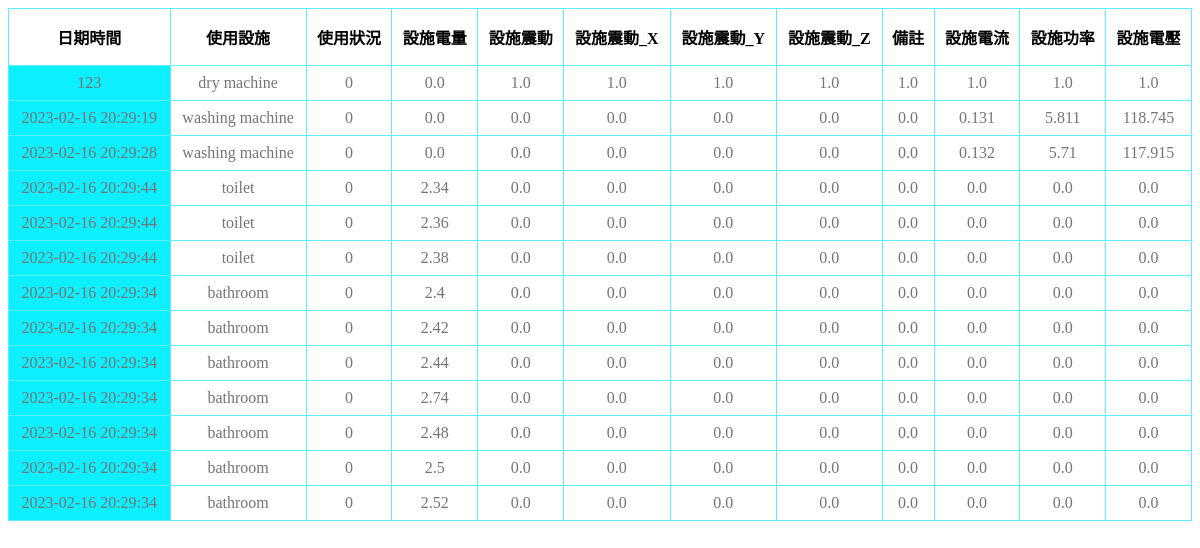
The page /dorm/info5/ on the database its author committed.
### dorm/models.py (models this page shows, shortened)
class facilities_fifthfloor(models.Model):
	Date = models.CharField(max_length = 30)
	facilities_name = models.CharField(max_length = 20)
	facilities_useage = models.CharField(max_length = 10)
	battery = models.FloatField()
	Acce_X = models.FloatField()
	Acce_Y = models.FloatField()
	Acce_Z = models.FloatField()
	Acce = models.FloatField()
	Temp = models.FloatField()
	Current = models.FloatField()
	Voltage = models.FloatField()
	Power = models.FloatField()

### dorm/views.py (the view)
# urls.py: path('info5/', views.FacilitiesViewSet5.get, name='dorm'),
    def get(request):
        template_name = 'dorm.html'
        queryset = facilities_fifthfloor.objects.all()
        return render(request, template_name, {"context":queryset})

### dorm/templates/dorm.html (shortened to what this page needs)
<!DOCTYPE html>
<html lang="en">
<head>
    {% load static %}
    <link rel="stylesheet" href="{% static '/css/dorm.css' %}">
</head>
<body>
    {% load static %}
    <table>
        <thead>
            <tr>
                <th>日期時間</th>
                <th>使用設施</th>
                <th>使用狀況</th>
                <th>設施電量</th>
                <th>設施震動</th>
                <th>設施震動_X</th>
                <th>設施震動_Y</th>
                <th>設施震動_Z</th>
                <th>備註</th>
                <th>設施電流</th>
                <th>設施功率</th>
                <th>設施電壓</th>
            </tr>
        </thead>
        <tbody>
            {% for data in context%}
                <tr>
                    <td class='date'>{{ data.Date }}</td>
                    <td class='facilities name'>{{ data.facilities_name }}</td>
                    <td class='facilities useage'>{{ data.facilities_useage }}</td>
                    <td class='facilities battery'>{{ data.battery }}</td>
                    <td class='facilities Acce'>{{ data.Acce }}</td>
                    <td class='facilities Acce_X'>{{ data.Acce_X }}</td>
                    <td class='facilities Acce_Y'>{{ data.Acce_Y }}</td>
                    <td class='facilities Acce_Z'>{{ data.Acce_Z }}</td>
                    <td class='facilities Temp'>{{ data.Temp }}</td>
                    <td class='facilities Current'>{{ data.Current }}</td>
                    <td class='facilities Power'>{{ data.Power }}</td>
                    <td class='facilities Voltage'>{{ data.Voltage }}</td>
                </tr>
            {% endfor%}
        </tbody>
    </table>
</body>
</html>

### dorm/static/css/dorm.css (style rules this page uses)
table { border: 0; border-collapse: collapse; border-radius: 8px; width: 100%; }
th { border: solid 1px #5ceffe; padding: 16px 8px; }
td { border: solid 1px #5ceffe; text-align: center; padding: 8px; color: #757575; }
.date { background-color: #0ceffe; }

### rows shown on the page
facilities_fifthfloor: Date "123", facilities_name "dry machine", facilities_useage "0", battery "0.0", Acce "1.0", Acce_X "1.0", Acce_Y "1.0", Acce_Z "1.0", Temp "1.0", Current "1.0", Power "1.0", Voltage "1.0"
facilities_fifthfloor: Date "2023-02-16 20:29:19", facilities_name "washing machine", facilities_useage "0", battery "0.0", Acce "0.0", Acce_X "0.0", Acce_Y "0.0", Acce_Z "0.0", Temp "0.0", Current "0.131", Power "5.811", Voltage "118.745"
facilities_fifthfloor: Date "2023-02-16 20:29:28", facilities_name "washing machine", facilities_useage "0", battery "0.0", Acce "0.0", Acce_X "0.0", Acce_Y "0.0", Acce_Z "0.0", Temp "0.0", Current "0.132", Power "5.71", Voltage "117.915"
facilities_fifthfloor: Date "2023-02-16 20:29:44", facilities_name "toilet", facilities_useage "0", battery "2.34", Acce "0.0", Acce_X "0.0", Acce_Y "0.0", Acce_Z "0.0", Temp "0.0", Current "0.0", Power "0.0", Voltage "0.0"
facilities_fifthfloor: Date "2023-02-16 20:29:44", facilities_name "toilet", facilities_useage "0", battery "2.36", Acce "0.0", Acce_X "0.0", Acce_Y "0.0", Acce_Z "0.0", Temp "0.0", Current "0.0", Power "0.0", Voltage "0.0"
facilities_fifthfloor: Date "2023-02-16 20:29:44", facilities_name "toilet", facilities_useage "0", battery "2.38", Acce "0.0", Acce_X "0.0", Acce_Y "0.0", Acce_Z "0.0", Temp "0.0", Current "0.0", Power "0.0", Voltage "0.0"
facilities_fifthfloor: Date "2023-02-16 20:29:34", facilities_name "bathroom", facilities_useage "0", battery "2.4", Acce "0.0", Acce_X "0.0", Acce_Y "0.0", Acce_Z "0.0", Temp "0.0", Current "0.0", Power "0.0", Voltage "0.0"
facilities_fifthfloor: Date "2023-02-16 20:29:34", facilities_name "bathroom", facilities_useage "0", battery "2.42", Acce "0.0", Acce_X "0.0", Acce_Y "0.0", Acce_Z "0.0", Temp "0.0", Current "0.0", Power "0.0", Voltage "0.0"
facilities_fifthfloor: Date "2023-02-16 20:29:34", facilities_name "bathroom", facilities_useage "0", battery "2.44", Acce "0.0", Acce_X "0.0", Acce_Y "0.0", Acce_Z "0.0", Temp "0.0", Current "0.0", Power "0.0", Voltage "0.0"
facilities_fifthfloor: Date "2023-02-16 20:29:34", facilities_name "bathroom", facilities_useage "0", battery "2.74", Acce "0.0", Acce_X "0.0", Acce_Y "0.0", Acce_Z "0.0", Temp "0.0", Current "0.0", Power "0.0", Voltage "0.0"
facilities_fifthfloor: Date "2023-02-16 20:29:34", facilities_name "bathroom", facilities_useage "0", battery "2.48", Acce "0.0", Acce_X "0.0", Acce_Y "0.0", Acce_Z "0.0", Temp "0.0", Current "0.0", Power "0.0", Voltage "0.0"
facilities_fifthfloor: Date "2023-02-16 20:29:34", facilities_name "bathroom", facilities_useage "0", battery "2.5", Acce "0.0", Acce_X "0.0", Acce_Y "0.0", Acce_Z "0.0", Temp "0.0", Current "0.0", Power "0.0", Voltage "0.0"
facilities_fifthfloor: Date "2023-02-16 20:29:34", facilities_name "bathroom", facilities_useage "0", battery "2.52", Acce "0.0", Acce_X "0.0", Acce_Y "0.0", Acce_Z "0.0", Temp "0.0", Current "0.0", Power "0.0", Voltage "0.0"
